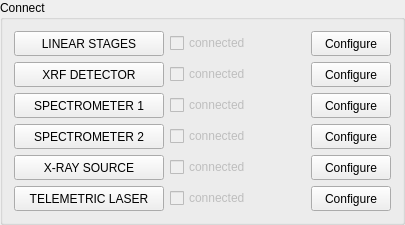
           <widget class="QGroupBox" name="Connect">
            <property name="sizePolicy">
             <sizepolicy hsizetype="Fixed" vsizetype="Fixed">
              <horstretch>0</horstretch>
              <verstretch>0</verstretch>
             </sizepolicy>
            </property>
            <property name="minimumSize">
             <size>
              <width>400</width>
              <height>170</height>
             </size>
            </property>
            <property name="maximumSize">
             <size>
              <width>600</width>
              <height>250</height>
             </size>
            </property>
            <property name="title">
             <string>Connect</string>
            </property>
            <layout class="QVBoxLayout" name="verticalLayout">
             <item>
              <layout class="QHBoxLayout" name="horizontalLayout">
               <item>
                <widget class="QPushButton" name="push_button_connect_motor">
                 <property name="minimumSize">
                  <size>
                   <width>150</width>
                   <height>25</height>
                  </size>
                 </property>
                 <property name="maximumSize">
                  <size>
                   <width>150</width>
                   <height>25</height>
                  </size>
                 </property>
                 <property name="text">
                  <string>LINEAR STAGES</string>
                 </property>
                </widget>
               </item>
               <item>
                <widget class="QCheckBox" name="checkbox_motor_connected">
                 <property name="enabled">
                  <bool>false</bool>
                 </property>
                 <property name="minimumSize">
                  <size>
                   <width>135</width>
                   <height>20</height>
                  </size>
                 </property>
                 <property name="maximumSize">
                  <size>
                   <width>135</width>
                   <height>20</height>
                  </size>
                 </property>
                 <property name="text">
                  <string>connected</string>
                 </property>
                </widget>
               </item>
               <item>
                <widget class="QPushButton" name="push_button_configure_motor">
                 <property name="minimumSize">
                  <size>
                   <width>80</width>
                   <height>25</height>
                  </size>
                 </property>
                 <property name="maximumSize">
                  <size>
                   <width>80</width>
                   <height>25</height>
                  </size>
                 </property>
                 <property name="text">
                  <string>Configure</string>
                 </property>
                </widget>
               </item>
              </layout>
             </item>
             <item>
              <layout class="QHBoxLayout" name="horizontalLayout_2">
               <item>
                <widget class="QPushButton" name="push_button_connect_xrf">
                 <property name="minimumSize">
                  <size>
                   <width>150</width>
                   <height>25</height>
                  </size>
                 </property>
                 <property name="maximumSize">
                  <size>
                   <width>150</width>
                   <height>25</height>
                  </size>
                 </property>
                 <property name="text">
                  <string>XRF DETECTOR</string>
                 </property>
                </widget>
               </item>
               <item>
                <widget class="QCheckBox" name="checkbox_xrf_connected">
                 <property name="enabled">
                  <bool>false</bool>
                 </property>
                 <property name="minimumSize">
                  <size>
                   <width>135</width>
                   <height>20</height>
                  </size>
                 </property>
                 <property name="maximumSize">
                  <size>
                   <width>135</width>
                   <height>20</height>
                  </size>
                 </property>
                 <property name="text">
                  <string>connected</string>
                 </property>
                </widget>
               </item>
               <item>
                <widget class="QPushButton" name="push_button_configure_xrf">
                 <property name="minimumSize">
                  <size>
                   <width>80</width>
                   <height>25</height>
                  </size>
                 </property>
                 <property name="maximumSize">
                  <size>
                   <width>80</width>
                   <height>25</height>
                  </size>
                 </property>
                 <property name="text">
                  <string>Configure</string>
                 </property>
                </widget>
               </item>
              </layout>
             </item>
             <item>
              <layout class="QHBoxLayout" name="horizontalLayout_3">
               <item>
                <widget class="QPushButton" name="push_button_connect_ris_lis">
                 <property name="minimumSize">
                  <size>
                   <width>150</width>
                   <height>25</height>
                  </size>
                 </property>
                 <property name="maximumSize">
                  <size>
                   <width>150</width>
                   <height>25</height>
                  </size>
                 </property>
                 <property name="text">
                  <string>SPECTROMETER 1</string>
                 </property>
                </widget>
               </item>
               <item>
                <widget class="QCheckBox" name="checkbox_ris_lis_connected">
                 <property name="enabled">
                  <bool>false</bool>
                 </property>
                 <property name="minimumSize">
                  <size>
                   <width>135</width>
                   <height>20</height>
                  </size>
                 </property>
                 <property name="maximumSize">
                  <size>
                   <width>135</width>
                   <height>20</height>
                  </size>
                 </property>
                 <property name="text">
                  <string>connected</string>
                 </property>
                </widget>
               </item>
               <item>
                <widget class="QPushButton" name="push_button_configure_ris_lis">
                 <property name="minimumSize">
                  <size>
                   <width>80</width>
                   <height>25</height>
                  </size>
                 </property>
                 <property name="maximumSize">
                  <size>
                   <width>80</width>
                   <height>25</height>
                  </size>
                 </property>
                 <property name="text">
                  <string>Configure</string>
                 </property>
                </widget>
               </item>
              </layout>
             </item>
             <item>
              <layout class="QHBoxLayout" name="horizontalLayout_36">
               <item>
                <widget class="QPushButton" name="push_button_connect_swir">
                 <property name="minimumSize">
                  <size>
                   <width>150</width>
                   <height>25</height>
                  </size>
                 </property>
                 <property name="maximumSize">
                  <size>
                   <width>150</width>
                   <height>25</height>
                  </size>
                 </property>
                 <property name="text">
                  <string>SPECTROMETER 2</string>
                 </property>
                </widget>
               </item>
               <item>
                <widget class="QCheckBox" name="checkbox_swir_connected">
                 <property name="enabled">
                  <bool>false</bool>
                 </property>
                 <property name="minimumSize">
                  <size>
                   <width>135</width>
                   <height>20</height>
                  </size>
                 </property>
                 <property name="maximumSize">
                  <size>
                   <width>135</width>
                   <height>20</height>
                  </size>
                 </property>
                 <property name="text">
                  <string>connected</string>
                 </property>
                 <property name="checkable">
                  <bool>false</bool>
                 </property>
                </widget>
               </item>
               <item>
                <widget class="QPushButton" name="push_button_configure_swir">
                 <property name="minimumSize">
                  <size>
                   <width>80</width>
                   <height>25</height>
                  </size>
                 </property>
                 <property name="maximumSize">
                  <size>
                   <width>80</width>
                   <height>25</height>
                  </size>
                 </property>
                 <property name="text">
                  <string>Configure</string>
                 </property>
                </widget>
               </item>
              </layout>
             </item>
             <item>
              <layout class="QHBoxLayout" name="horizontalLayout_37">
               <item>
                <widget class="QPushButton" name="push_button_connect_x_source">
                 <property name="minimumSize">
                  <size>
                   <width>150</width>
                   <height>25</height>
                  </size>
                 </property>
                 <property name="maximumSize">
                  <size>
                   <width>150</width>
                   <height>25</height>
                  </size>
                 </property>
                 <property name="text">
                  <string>X-RAY SOURCE</string>
                 </property>
                </widget>
               </item>
               <item>
                <widget class="QCheckBox" name="checkbox_x_source_connected">
                 <property name="enabled">
                  <bool>false</bool>
                 </property>
                 <property name="minimumSize">
                  <size>
                   <width>135</width>
                   <height>20</height>
                  </size>
                 </property>
                 <property name="maximumSize">
                  <size>
                   <width>135</width>
                   <height>20</height>
                  </size>
                 </property>
                 <property name="text">
                  <string>connected</string>
                 </property>
                 <property name="checkable">
                  <bool>false</bool>
                 </property>
                </widget>
               </item>
               <item>
                <widget class="QPushButton" name="push_button_configure_x_source">
                 <property name="minimumSize">
                  <size>
                   <width>80</width>
                   <height>25</height>
                  </size>
                 </property>
                 <property name="maximumSize">
                  <size>
                   <width>80</width>
                   <height>25</height>
                  </size>
                 </property>
                 <property name="text">
                  <string>Configure</string>
                 </property>
                </widget>
               </item>
              </layout>
             </item>
             <item>
              <layout class="QHBoxLayout" name="horizontalLayout_39">
               <item>
                <widget class="QPushButton" name="push_button_connect_telemetric">
                 <property name="minimumSize">
                  <size>
                   <width>150</width>
                   <height>25</height>
                  </size>
                 </property>
                 <property name="maximumSize">
                  <size>
                   <width>150</width>
                   <height>25</height>
                  </size>
                 </property>
                 <property name="text">
                  <string>TELEMETRIC LASER</string>
                 </property>
                </widget>
               </item>
               <item>
                <widget class="QCheckBox" name="checkbox_telemetric_connected">
                 <property name="enabled">
                  <bool>false</bool>
                 </property>
                 <property name="minimumSize">
                  <size>
                   <width>135</width>
                   <height>20</height>
                  </size>
                 </property>
                 <property name="maximumSize">
                  <size>
                   <width>135</width>
                   <height>20</height>
                  </size>
                 </property>
                 <property name="text">
                  <string>connected</string>
                 </property>
                </widget>
               </item>
               <item>
                <widget class="QPushButton" name="push_button_configure_telemetric">
                 <property name="minimumSize">
                  <size>
                   <width>80</width>
                   <height>25</height>
                  </size>
                 </property>
                 <property name="maximumSize">
                  <size>
                   <width>80</width>
                   <height>25</height>
                  </size>
                 </property>
                 <property name="text">
                  <string>Configure</string>
                 </property>
                </widget>
               </item>
              </layout>
             </item>
            </layout>
           </widget>
